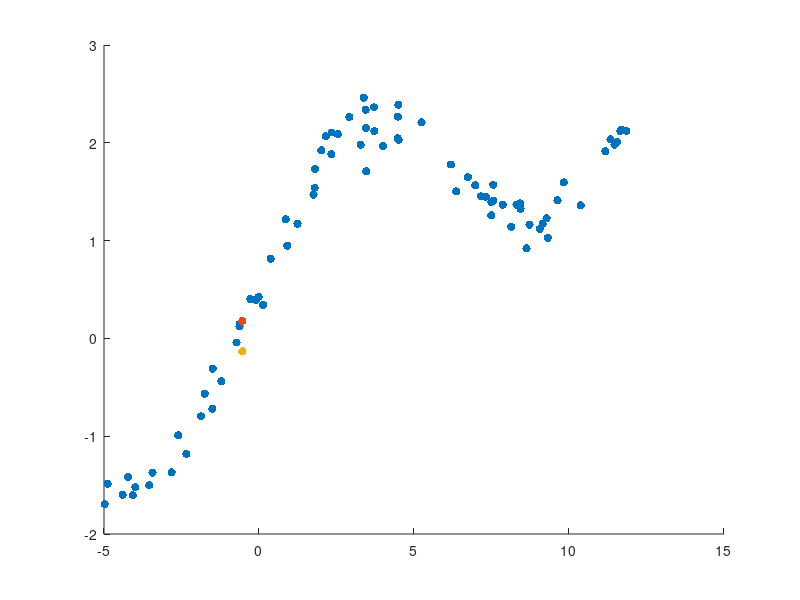

Write the MATLAB code that produced this figure. (Note: this script raises an error after producing the figure.)
clear all
%% INITIALIZATIONS
fid = fopen('features.txt');
data(:,1) = fscanf(fid, '%f');
fid = fopen('labels.txt');
data(:,2) = fscanf(fid, '%f');  % column one coresponds to ...
                                % X (feature) and 2nd column Y (lables)

train = data(1:80,:);
test = data(81:100,:);

clear fid data;

PARAM = 10;

%% SIMPLE LINEAR REGRESSION

% No Train Phase exists !!!

feats_train = train(:,1);
labels_train = train(:, 2);

% Test phase

feats_test = test(:,1);
test_sample = feats_test(13);
test_label = test(13,2);
% test_label = test(
% building diagonal weights matrix
Weights = diag(exp(-((((test_sample-feats_train).^2)/(2 * (PARAM)^2)))));
feats_train = [ones(length(train), 1) train(:,1)];

%phi = [ones(size(feats_train,1),1) feats_train feats_train.^2 feats_train.^3 feats_train.^4 feats_train.^5];
% W = inv(phi'*Weights*phi) * phi' * Weights * labels_train;
THETA = inv(feats_train'*Weights*feats_train) * feats_train' * Weights * labels_train;

% phi_test = [ones(size(feats_test,1),1) feats_test feats_test.^2 feats_test.^3 feats_test.^4 feats_test.^5];
pred = test_sample * THETA(2) + THETA(1);

%% VISUALIZATION

figure;
scatter(feats_train(:,2), labels_train, 'blue','filled')
hold on;
% scatter(feats_test, pred, 'red','filled')
scatter(test_sample, pred , 'red','filled')
hold on;
scatter(test_sample, test_label, 'green', 'filled')
hold on;
fplot(poly2sym(flip(THETA)), 'red') % draw the function
title("simple linear regression (PARAM: " + PARAM + ")")
ylabel('label') 
xlabel('feature') 
legend('train set','prediction', 'correct label', 'prediction function')